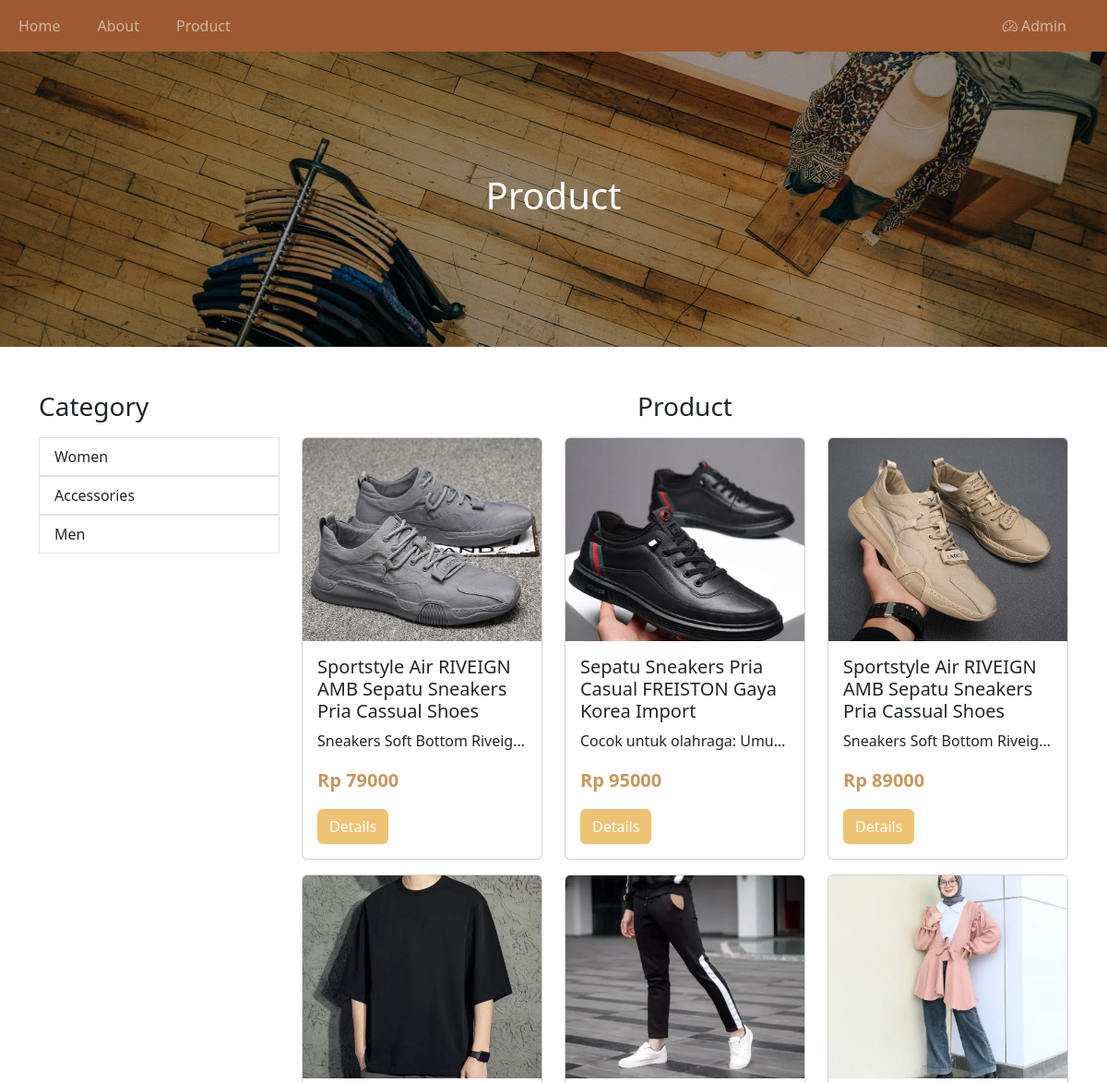
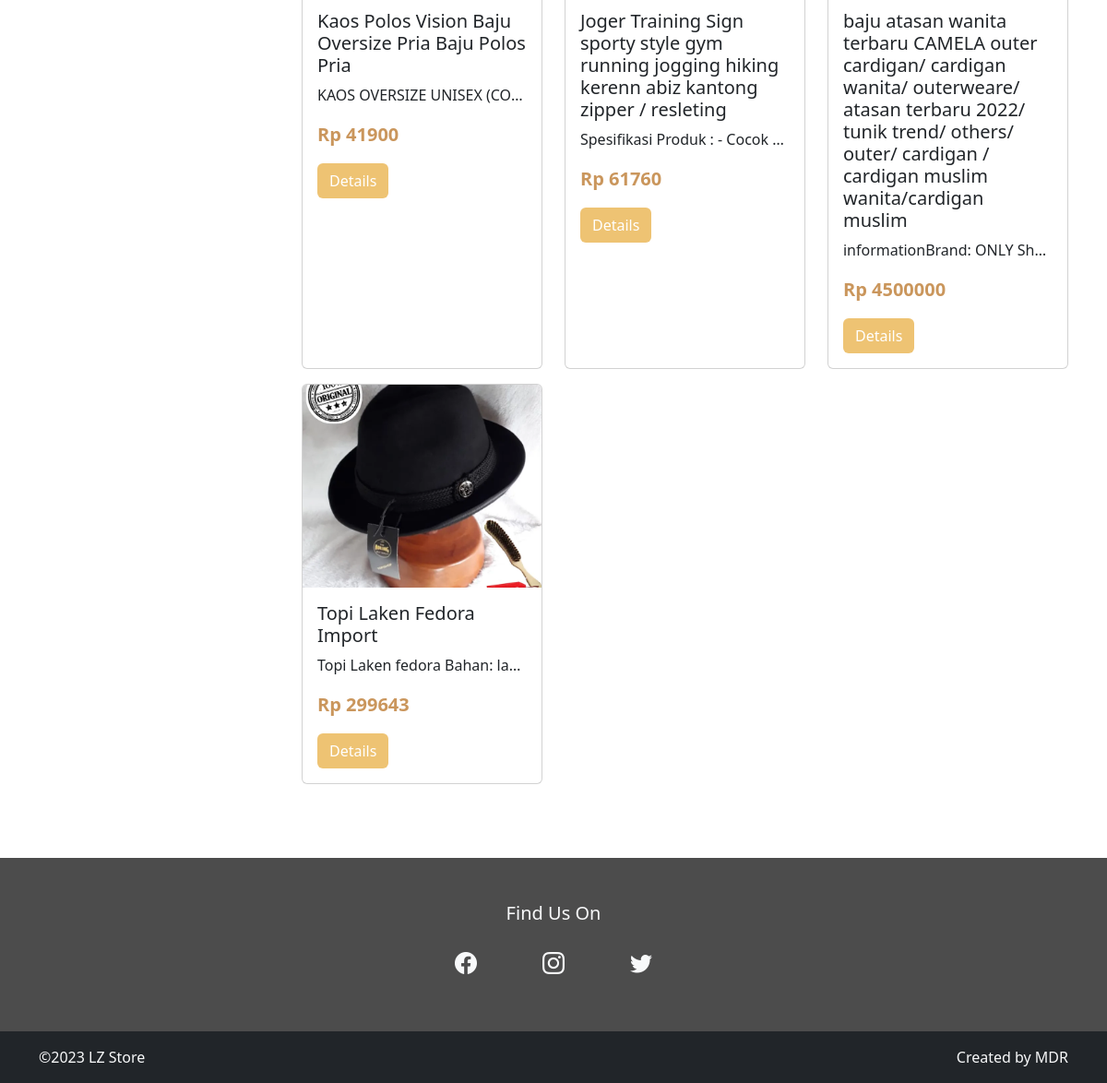
/produk.php, run on the app's committed database (2 pictures, top to bottom).
### tables this page shows
CREATE TABLE `kategori_produk` (
  `id` int(11) NOT NULL,
  `nama` varchar(100) NOT NULL
);

CREATE TABLE `produk` (
  `id` int(11) NOT NULL,
  `kategori_produk_id` int(11) NOT NULL,
  `nama` varchar(255) NOT NULL,
  `harga` double NOT NULL,
  `foto` varchar(255) DEFAULT NULL,
  `detail` text DEFAULT NULL,
  `ketersediaan_stok` enum('habis','tersedia') DEFAULT 'tersedia',
  `harga_jual` double DEFAULT NULL,
  `harga_beli` double DEFAULT NULL,
  `stok` int(11) DEFAULT NULL,
  `min_stok` int(11) DEFAULT NULL,
  `deskripsi` text DEFAULT NULL
);

### produk.php (the view, shortened to what this page needs)
<?php
  require "koneksi.php";
  $queryKategori = mysqli_query($con, "SELECT * FROM kategori_produk");
  if(isset($_GET['keyword'])) {
    $queryProduk = mysqli_query($con, "SELECT * FROM produk WHERE nama LIKE '%$_GET[keyword]%'");
  }
  elseif(isset($_GET['kategori'])) {
    $queryGetKategoriID = mysqli_query($con, "SELECT id FROM kategori_produk WHERE nama='$_GET[kategori]'");
    $kategoriID = mysqli_fetch_array($queryGetKategoriID);
    $queryProduk = mysqli_query($con, "SELECT * FROM produk WHERE kategori_produk_id='$kategoriID[id]'");
  }
  else {
    $queryProduk = mysqli_query($con, "SELECT * FROM produk");
  }
?>
<head>
</head>
<body>
  <?php require "navbar.php"; ?>
  <div class="container-fluid header2 d-flex align-items-center">
    <div class="container">
      <h1 class="text-white text-center">Product</h1>
    </div>
  </div>
  <div class="container py-5">
    <div class="row">
      <div class="col-lg-3 mb-3">
        <h3 class="mb-3">Category</h3>
        <ul class="list-group">
          <?php while($kategori = mysqli_fetch_array($queryKategori)) { ?>
            <a href="produk.php?kategori=<?= $kategori['nama'] ?>">
              <li class="list-group-item"><?= $kategori['nama'] ?></li>
            </a>
          <?php } ?>
        </ul>
      </div>
      <div class="col-lg-9 mb-3">
        <h3 class="text-center mb-3">Product</h3>
        <div class="row">
          <?php while($produk = mysqli_fetch_array($queryProduk)) { ?>
          <div class="col-md-4 mb-3">
            <div class="card h-100">
              <div class="image-box">
                <img src="image/<?= $produk['foto'] ?>" class="card-img-top" alt="...">
              </div>
              <div class="card-body">
                <h5 class="card-title"><?= $produk['nama'] ?></h5>
                <p class="card-text text-truncate"><?= $produk['detail'] ?></p>
                <p class="card-text text-harga">Rp <?= $produk['harga'] ?></p>
                <a href="produk-detail.php?nama=<?= $produk['nama'] ?>" class="btn tertiary text-white">Details</a>
              </div>
            </div>
          </div>
          <?php } ?>
        </div>
      </div>
    </div>
  </div>
  <section id="footer">
    <?php
    require 'footer.php';
    ?>
  </section>
</body>

### css/style.css (style rules this page uses)
.tertiary { background-color: #EEC373; }
.text-harga { font-size: 20px; font-weight: bold; color: #CA965C; }
.image-box { height: 220px; }
.image-box img { height: 100%; width: 100%; object-fit: cover; object-position: center; }
.header2 { height: 40vh; background: linear-gradient(rgba(0,0,0,0.4), rgba(0,0,0,0.4)), url('../image/header.jpg') center no-repeat; background-size: cover; }
.list-group a { text-decoration: none; }

### data on the page
kategori_produk: nama "Women"
kategori_produk: nama "Accessories"
kategori_produk: nama "Men"
produk: foto (picture), nama "Sportstyle Air RIVEIGN AMB Sepatu Sneakers Pria Cassual Shoes", detail "Sneakers Soft Bottom Riveig…", harga "79000"
produk: foto (picture), nama "Sepatu Sneakers Pria Casual FREISTON Gaya Korea Import", detail "Cocok untuk olahraga: Umu…", harga "95000"
produk: foto (picture), nama "Sportstyle Air RIVEIGN AMB Sepatu Sneakers Pria Cassual Shoes", detail "Sneakers Soft Bottom Riveig…", harga "89000"
produk: foto (picture), nama "Kaos Polos Vision Baju Oversize Pria Baju Polos Pria", detail "KAOS OVERSIZE UNISEX (CO…", harga "41900"
produk: foto (picture), nama "Joger Training Sign sporty style gym running jogging hiking kerenn abiz kantong zipper / resleting", detail "Spesifikasi Produk : - Cocok…", harga "61760"
produk: foto (picture), nama "baju atasan wanita terbaru CAMELA outer cardigan/ cardigan wanita/ outerweare/ atasan terbaru 2022/ tunik trend/ others/ outer/ cardigan / cardigan muslim wanita/cardigan muslim", detail "informationBrand: ONLY Sh…", harga "4500000"
produk: foto (picture), nama "Topi Laken Fedora Import", detail "Topi Laken fedora Bahan: la…", harga "299643"
